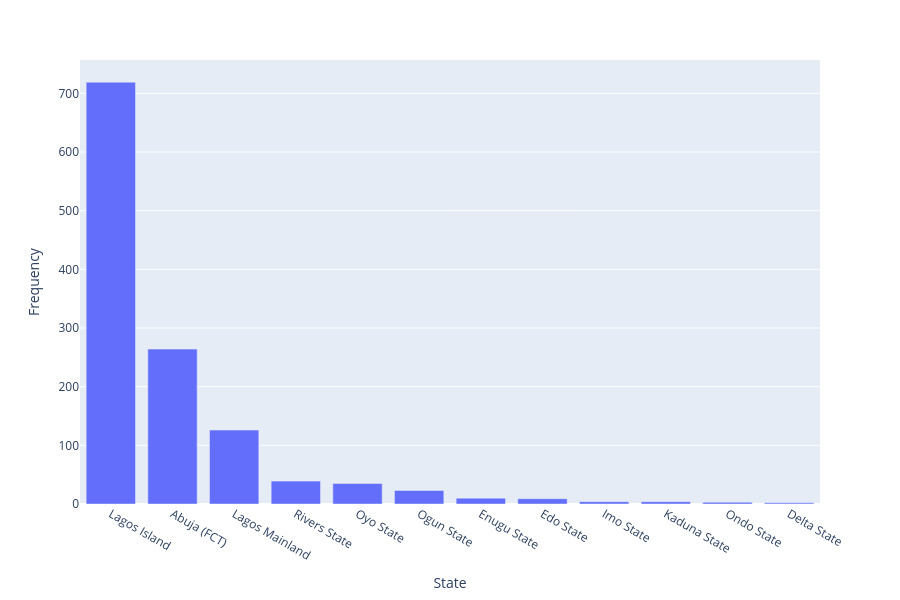

Notebook code cell kept with this figure:
### Markdown cell above
**Data Visualization**

### Code cell
#bar chart for region count
region_count = df["region_parent_name"].value_counts()
fig1 = px.bar(
    x=region_count.index,
    y=region_count.values,
)
fig1.update_layout(
    xaxis_title='State',
    yaxis_title='Frequency',
    height=600
)
fig1.show()

### Figure 1 — Plotly figure (JSON) as saved in the notebook; plotly's stock layout.template omitted (floating-point values rounded to 4 significant figures)
{"data": [{"hovertemplate": "x=%{x}<br>y=%{y}<extra></extra>", "legendgroup": "", "marker": {"color": "#636efa", "pattern": {"shape": ""}}, "name": "", "orientation": "v", "showlegend": false, "textposition": "auto", "type": "bar", "x": ["Lagos Island", "Abuja (FCT)", "Lagos Mainland", "Rivers State", "Oyo State", "Ogun State", "Enugu State", "Edo State", "Imo State", "Kaduna State", "Ondo State", "Delta State"], "xaxis": "x", "y": [719, 264, 126, 39, 35, 23, 10, 9, 4, 4, 3, 2], "yaxis": "y"}], "layout": {"barmode": "relative", "height": 600, "legend": {"tracegroupgap": 0}, "margin": {"t": 60}, "xaxis": {"anchor": "y", "domain": [0, 1], "title": {"text": "State"}}, "yaxis": {"anchor": "x", "domain": [0, 1], "title": {"text": "Frequency"}}}}
